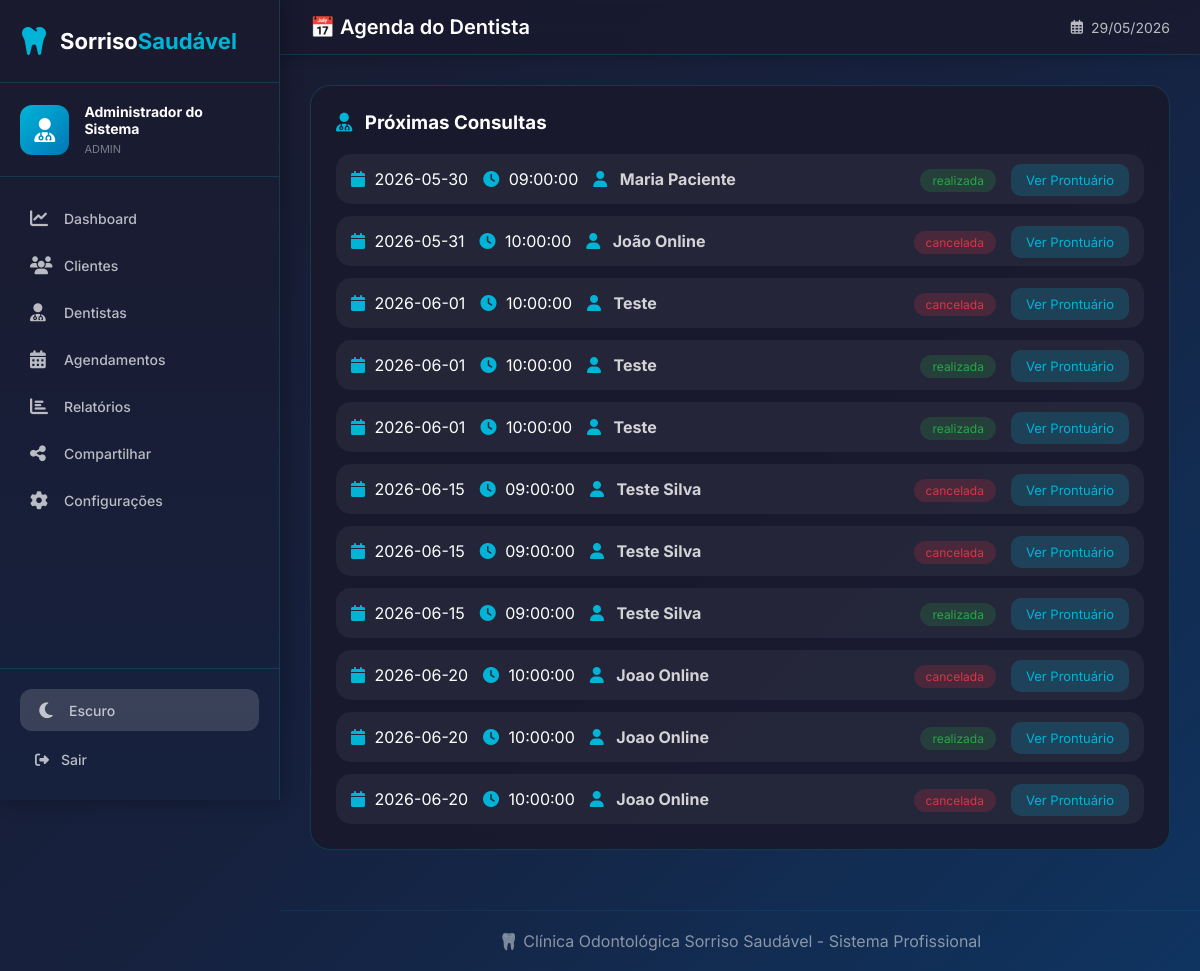
Screenshot of /agenda/dentista/1 (signed in) with the database file from the repository.
### tables this page shows
CREATE TABLE consultas (
                id INTEGER PRIMARY KEY AUTOINCREMENT,
                nome_paciente TEXT NOT NULL,
                dentista_id INTEGER NOT NULL,
                procedimento_id INTEGER,
                paciente_id INTEGER,
                data_hora TEXT NOT NULL,
                created_at TEXT DEFAULT CURRENT_TIMESTAMP,
                status TEXT DEFAULT 'agendada',
                dente_regiao TEXT,
                observacoes TEXT,
                queixa_principal TEXT,
                diagnostico TEXT,
                tratamento_realizado TEXT,
                medicamentos_receitados TEXT,
                retorno_data TEXT,
                valor_pago DECIMAL(10,2),
                forma_pagamento TEXT,
                FOREIGN KEY (paciente_id) REFERENCES pacientes(id) ON DELETE SET NULL,
                FOREIGN KEY (dentista_id) REFERENCES dentistas(id) ON DELETE CASCADE,
                FOREIGN KEY (procedimento_id) REFERENCES procedimentos(id) ON DELETE SET NULL
            );

### modulos/agendamentos.py (the view)
@agendamentos_router.get('/agenda/dentista/{dentista_id}', name='agenda_dentista')
def agenda_dentista(request: Request, dentista_id: int):
    login_required(request)
    db.cursor.execute('''
        SELECT c.*
        FROM consultas c
        WHERE c.dentista_id = ? AND date(c.data_hora) >= date('now')
        ORDER BY c.data_hora
    ''', (dentista_id,))
    consultas = db.cursor.fetchall()
    return render(request, 'agenda_dentista.html', consultas=consultas)

### templates/agenda_dentista.html (shortened to what this page needs)
{% extends "base.html" %}
{% block page_title %}📅 Agenda do Dentista{% endblock %}
{% block extra_css %}
<link rel="stylesheet" href="{{ url_for('static', filename='css/agenda_dentista.css') }}">
{% endblock %}
{% block conteudo %}
<div class="agenda-dentista">
    <h3><i class="fas fa-user-md"></i> Próximas Consultas</h3>
    {% if consultas %}
        <div class="consultas-lista">
            {% for c in consultas %}
            <div class="consulta-item">
                <div class="consulta-data-hora">
                    <div class="data"><i class="fas fa-calendar"></i> {{ c[5].split()[0] }}</div>
                    <div class="hora"><i class="fas fa-clock"></i> {{ c[5].split()[1] }}</div>
                </div>
                <div class="consulta-paciente">
                    <i class="fas fa-user"></i>
                    <strong>{{ c[1] }}</strong>
                </div>
                <div class="consulta-status">
                    <span class="status-badge status-{{ c[7] }}">{{ c[7] }}</span>
                </div>
                <div class="consulta-acoes">
                    <a href="{{ url_for('agendamentos.prontuario', paciente_id=c[4]) }}" class="btn-icon">Ver Prontuário</a>
                </div>
            </div>
            {% endfor %}
        </div>
    {% else %}
        <div class="empty-state">
            <i class="fas fa-calendar-alt"></i>
            <h3>Nenhuma consulta agendada</h3>
            <p>Este dentista não possui consultas futuras</p>
        </div>
    {% endif %}
</div>
{% endblock %}

### static/css/variables.css (style rules this page uses)
:root { --bg-body: linear-gradient(135deg, #1a1a2e 0%, #16213e 50%, #0f3460 100%); --bg-card: rgba(26, 26, 46, 0.95); --bg-card-solid: #1a1a2e; --bg-sidebar: linear-gradient(180deg, #1a1a2e 0%, #16213e 100%); --bg-topbar: rgba(26, 26, 46, 0.8); --bg-input: rgba(255,255,255,0.05); --bg-input-focus: rgba(255,255,255,0.1); --bg-hover: rgba(255,255,255,0.05); --bg-table-header: rgba(255,255,255,0.05); --bg-modal: rgba(26, 26, 46, 0.98); --bg-overlay: rgba(0,0,0,0.7); --bg-accent-soft: rgba(0,180,216,0.1); --bg-hover-soft: rgba(255,255,255,0.15); --bg-hover-more: rgba(255,255,255,0.2); --bg-white: white; --bg-dark-soft: rgba(0,0,0,0.3); --text: white; --text-soft: rgba(255,255,255,0.8); --text-muted: rgba(255,255,255,0.7); --text-muted-more: rgba(255,255,255,0.6); --text-dim: rgba(255,255,255,0.5); --text-table-header: rgba(255,255,255,0.9); --text-on-accent: white; --text-dark: #1a1a2e; --text-accent: #00b4d8; --text-placeholder: rgba(255,255,255,0.4); --accent: #00b4d8; --accent-dark: #0077b6; --accent-gradient: linear-gradient(135deg, #00b4d8, #0077b6); --accent-rgb: 0, 180, 216; --border: rgba(0,180,216,0.2); --border-light: rgba(255,255,255,0.1); --border-lighter: rgba(255,255,255,0.05); --border-input: rgba(255,255,255,0.1); --border-subtle: rgba(255,255,255,0.2); --shadow-sm: rgba(0,0,0,0.2); --shadow-md: rgba(0,0,0,0.3); --shadow-lg: rgba(0,0,0,0.5); --success: #28a745; --danger: #dc3545; --warning: #ffc107; --danger-text: #ff6b6b; --success-hover: #218838; --danger-hover: #c82333; }

### static/css/style.css (style rules this page uses)
* { margin: 0; padding: 0; box-sizing: border-box; }
body { font-family: 'Inter', 'Segoe UI', sans-serif; background: var(--bg-body); overflow-x: hidden; }
.status-realizada { background: #d4edda; color: #155724; }
.status-cancelada { background: #f8d7da; color: #721c24; }

### static/css/base.css (style rules this page uses)
* { margin: 0; padding: 0; box-sizing: border-box; }
body { background: var(--bg-body) !important; font-family: 'Inter', sans-serif; min-height: 100vh; }

### static/css/agenda_dentista.css (style rules this page uses)
.agenda-dentista { background: var(--bg-card); backdrop-filter: blur(10px); border-radius: 20px; padding: 25px; border: 1px solid var(--border); }
.agenda-dentista h3 { color: var(--text); margin-bottom: 20px; }
.agenda-dentista h3 i { color: var(--accent); margin-right: 8px; }
.consultas-lista { display: flex; flex-direction: column; gap: 12px; }
.consulta-item { background: var(--bg-input); border-radius: 15px; padding: 15px; display: flex; align-items: center; justify-content: space-between; flex-wrap: wrap; gap: 15px; }
.consulta-data-hora { display: flex; gap: 15px; color: var(--text); }
.consulta-data-hora i { color: var(--accent); margin-right: 5px; }
.consulta-paciente { color: var(--text-soft); flex: 1; }
.consulta-paciente i { color: var(--accent); margin-right: 8px; }
.status-badge { padding: 4px 12px; border-radius: 20px; font-size: 12px; }
.status-realizada { background: rgba(40,167,69,0.2); color: #28a745; }
.status-cancelada { background: rgba(220,53,69,0.2); color: #dc3545; }
.btn-icon { background: var(--border); color: var(--accent); padding: 8px 15px; border-radius: 10px; text-decoration: none; font-size: 13px; }

### rows the page displays
consultas: data_hora "2026-05-30", data_hora "09:00:00", nome_paciente "Maria Paciente", status "realizada"
consultas: data_hora "2026-05-31", data_hora "10:00:00", nome_paciente "João Online", status "cancelada"
consultas: data_hora "2026-06-01", data_hora "10:00:00", nome_paciente "Teste", status "cancelada"
consultas: data_hora "2026-06-01", data_hora "10:00:00", nome_paciente "Teste", status "realizada"
consultas: data_hora "2026-06-01", data_hora "10:00:00", nome_paciente "Teste", status "realizada"
consultas: data_hora "2026-06-15", data_hora "09:00:00", nome_paciente "Teste Silva", status "cancelada"
consultas: data_hora "2026-06-15", data_hora "09:00:00", nome_paciente "Teste Silva", status "cancelada"
consultas: data_hora "2026-06-15", data_hora "09:00:00", nome_paciente "Teste Silva", status "realizada"
consultas: data_hora "2026-06-20", data_hora "10:00:00", nome_paciente "Joao Online", status "cancelada"
consultas: data_hora "2026-06-20", data_hora "10:00:00", nome_paciente "Joao Online", status "realizada"
consultas: data_hora "2026-06-20", data_hora "10:00:00", nome_paciente "Joao Online", status "cancelada"

### other values shown
{{ session.usuario_nome }} "Administrador do Sistema"
{{ session.usuario_tipo }} "ADMIN"
